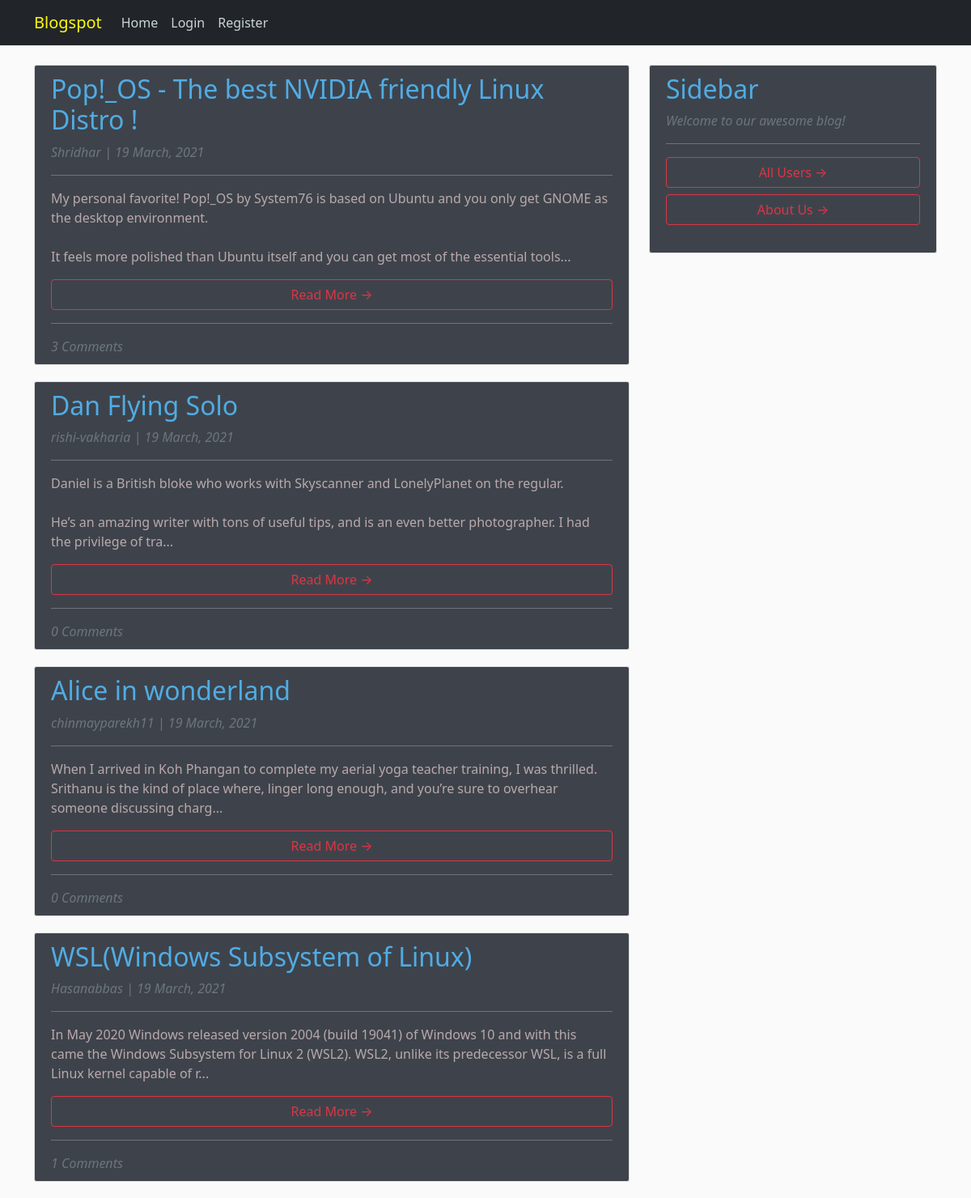
The page / on the database its author committed.
### blog/models.py (models this page shows, shortened)
class Post(models.Model):
    title = models.CharField(max_length=100, unique=True)
    content = models.TextField()
    date_posted = models.DateTimeField(auto_now=True)
    author = models.ForeignKey(User, on_delete=models.CASCADE, null=True)

### blog/views.py (the view)
# urls.py: path('', PostListView.as_view(), name='blog-home'),
class PostListView(ListView):
    model = Post
    template_name = 'blog/home.html'
    context_object_name = 'posts'
    ordering = ['-date_posted']

### blog/templates/blog/home.html
{% extends "blog/base.html" %}
    {% block content %}
        {% if posts|length > 0 %}
            {% for post in posts %}
                <article style="background: rgb(16,22,32,0.8);" class="media content-section">
                  <div class="media-body">
                    <h2 style="color: #50ACE4;" class="article-title">{{ post.title }}</h2>
                    <em><p style="color:rgb(128, 185, 189);"class="text-muted" >{{ post.author }} | {{ post.date_posted|date:"d F, Y"}}</p></em>
                    <hr>
                    <p style="color: #B9A9AC"class="article-content">{{ post.content|safe|slice:":200" }}...</p>
                    <h6><a class="btn btn-outline-danger w-100" href="{% url 'post-detail' post.id %}">Read More &rarr;</a></h6>
                    <hr>
                    {% with post.comments.count as total_comments %}
                        <em><span class="text-muted font-weight-normal">{{ total_comments }} Comments</span></em>
                    {% endwith %}
                  </div>
                </article>
        {% endfor %}
        {% else %}
         <p><h1 style="color:white;"> This user has not written any posts :(</h1></p>
        {% endif %}
    {% endblock content %}

### blog/static/blog/main.css (style rules this page uses)
body { background: #fafafa; color: white; margin-top: 5rem; }
#bg { background-repeat: no-repeat; background-size: cover; background-position: center center; background-attachment: fixed; }
h1, h2, h3, h4, h5, h6 { color: #aed8bc; }
.content-section { background: #ffffff; padding: 10px 20px; border: 1px solid #dddddd; border-radius: 3px; margin-bottom: 20px; }
.article-title { color: #9fc7e9; }
.article-content { white-space: pre-line; }

### rows shown on the page
Post: title "Pop!_OS - The best NVIDIA friendly Linux Distro !", author "Shridhar", date_posted "19 March, 2021", content "My personal favorite! Pop!_OS by System76 is based on Ubuntu and you only get GNOME as the desktop environment. It feels more polished than Ubuntu itself and you can get most of the essential tools", comments.count "3"
Post: title "Dan Flying Solo", author "rishi-vakharia", date_posted "19 March, 2021", content "Daniel is a British bloke who works with Skyscanner and LonelyPlanet on the regular. He’s an amazing writer with tons of useful tips, and is an even better photographer. I had the privilege of tra", comments.count "0"
Post: title "Alice in wonderland", author "chinmayparekh11", date_posted "19 March, 2021", content "When I arrived in Koh Phangan to complete my aerial yoga teacher training, I was thrilled. Srithanu is the kind of place where, linger long enough, and you’re sure to overhear someone discussing charg", comments.count "0"
Post: title "WSL(Windows Subsystem of Linux)", author "Hasanabbas", date_posted "19 March, 2021", content "In May 2020 Windows released version 2004 (build 19041) of Windows 10 and with this came the Windows Subsystem for Linux 2 (WSL2). WSL2, unlike its predecessor WSL, is a full Linux kernel capable of r", comments.count "1"
